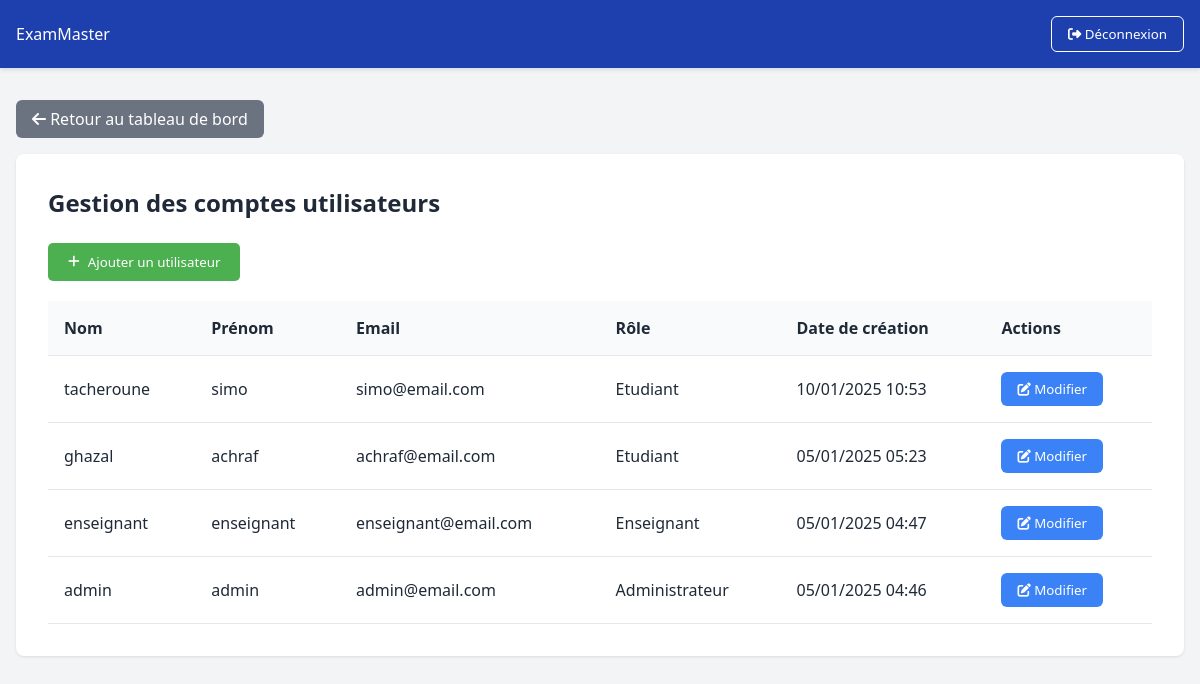
/admin/gerer_compte.php (signed in), run on an earlier commit of the app's database.
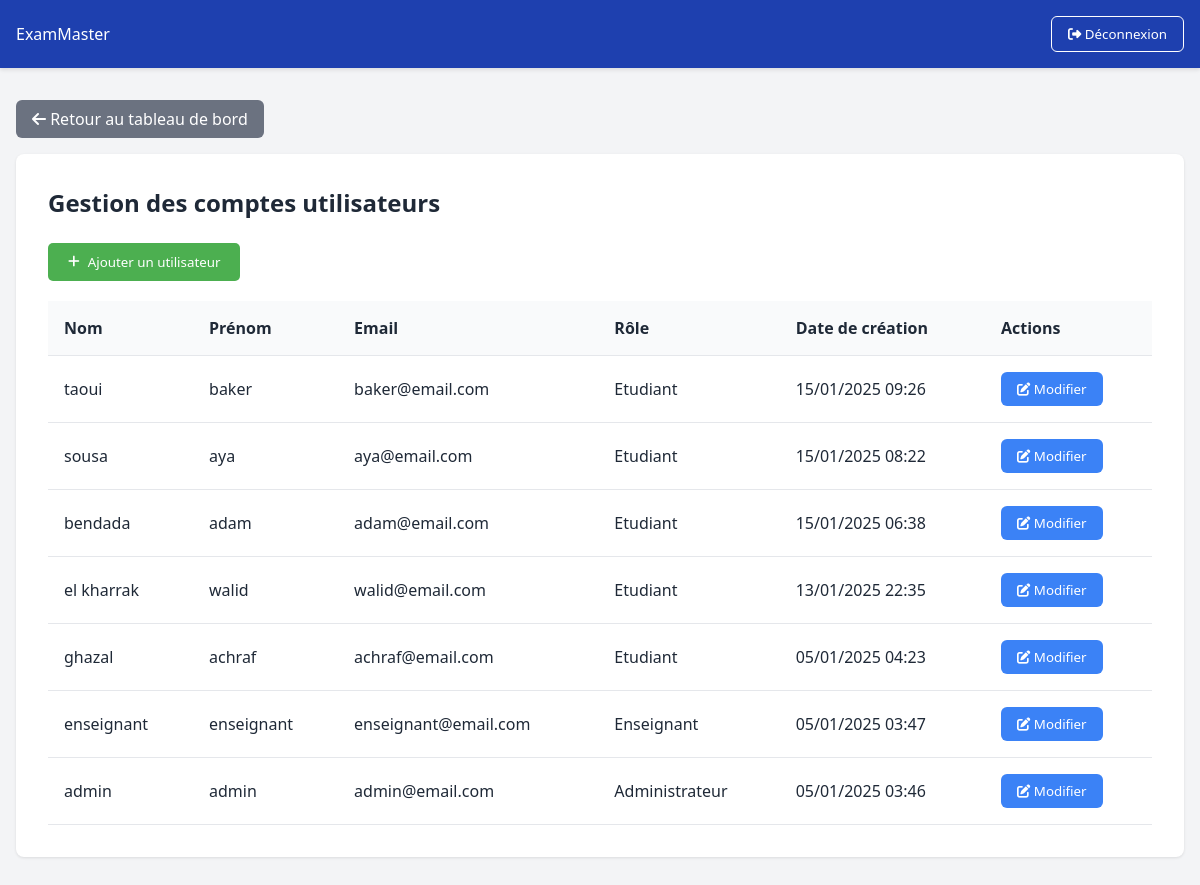
And on a later commit of the database.
### tables this page shows
CREATE TABLE `users` (
  `id` int(11) NOT NULL,
  `firstname` varchar(100) NOT NULL,
  `lastname` varchar(100) NOT NULL,
  `email` varchar(100) NOT NULL,
  `password` varchar(255) NOT NULL,
  `role` enum('Administrateur','Enseignant','Etudiant') NOT NULL,
  `created_at` timestamp NULL DEFAULT current_timestamp(),
  `updated_at` timestamp NULL DEFAULT current_timestamp() ON UPDATE current_timestamp(),
  `deleted_at` timestamp NULL DEFAULT NULL,
  `status` enum('pending','approved','rejected') DEFAULT NULL
);

### admin/gerer_compte.php (the view, shortened to what this page needs)
<?php
$conn = new mysqli("localhost", "root", "", "exammaster");
$sql = "SELECT * FROM users ORDER BY created_at DESC";
$result = $conn->query($sql);
?>
<!DOCTYPE html>
<html lang="fr">
<head>
    <link rel="stylesheet" href="https://cdnjs.cloudflare.com/ajax/libs/font-awesome/6.4.0/css/all.min.css">
    <link rel="stylesheet" href="../assets/css/Gerer_compte.css">
</head>
<body>
    <nav class="navbar">
        <div class="navbar-content">
            <div class="brand">ExamMaster</div>
            <form method="POST" action="../auth/logout.php" style="display: inline;">
                <button type="submit" name="logout" class="logout-btn">
                    <i class="fas fa-sign-out-alt"></i> Déconnexion
                </button>
            </form>
        </div>
    </nav>
    <div class="container">
        <a href="dashboard.php" class="back-btn">
            <i class="fas fa-arrow-left"></i> Retour au tableau de bord
        </a>
        <div class="card">
            <h1 class="page-title">Gestion des comptes utilisateurs</h1>
            <button class="add-user-btn" onclick="openAddModal()">
                <i class="fas fa-plus"></i> Ajouter un utilisateur
            </button>
            <table class="users-table">
                <thead>
                    <tr>
                        <th>Nom</th>
                        <th>Prénom</th>
                        <th>Email</th>
                        <th>Rôle</th>
                        <th>Date de création</th>
                        <th>Actions</th>
                    </tr>
                </thead>
                <tbody>
                    <?php while($row = $result->fetch_assoc()): ?>
                    <tr>
                        <td><?php echo htmlspecialchars($row['lastname']); ?></td>
                        <td><?php echo htmlspecialchars($row['firstname']); ?></td>
                        <td><?php echo htmlspecialchars($row['email']); ?></td>
                        <td><?php echo htmlspecialchars($row['role']); ?></td>
                        <td><?php echo date('d/m/Y H:i', strtotime($row['created_at'])); ?></td>
                        <td>
                            <button class="edit-btn" onclick="openEditModal(<?php
                                echo htmlspecialchars(json_encode($row));
                            ?>)">
                                <i class="fas fa-edit"></i> Modifier
                            </button>
                        </td>
                    </tr>
                    <?php endwhile; ?>
                </tbody>
            </table>
        </div>
    </div>
</body>
</html>

What changed in the data, as far as the page shows it:
removed users: lastname "tacheroune", firstname "simo", email "simo@email.com", role "Etudiant", created_at "10/01/2025 10:53"
added users: lastname "taoui", firstname "baker", email "baker@email.com", role "Etudiant", created_at "15/01/2025 09:26"
added users: lastname "sousa", firstname "aya", email "aya@email.com", role "Etudiant", created_at "15/01/2025 08:22"
added users: lastname "bendada", firstname "adam", email "adam@email.com", role "Etudiant", created_at "15/01/2025 06:38"
added users: lastname "el kharrak", firstname "walid", email "walid@email.com", role "Etudiant", created_at "13/01/2025 22:35"
changed users "ghazal": created_at "05/01/2025 05:23" → "05/01/2025 04:23"
changed users "enseignant": created_at "05/01/2025 04:47" → "05/01/2025 03:47"
changed users "admin": created_at "05/01/2025 04:46" → "05/01/2025 03:46"
